Frame 1 (no input): blank canvas, image omitted
Frame 60 (the mouse pressed at the canvas centre just before this capture): blank canvas, image omitted
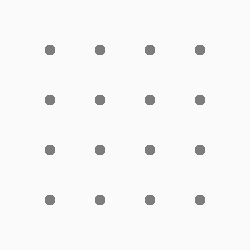
Frame 120 (the mouse held since frame 60 and released just before this capture)

The Processing sketch whose frames 1 and 60 were blank and that drew this single picture after the mouse press (run headless with seeded random() and noise(); from frame 60 on, the mouse is pressed at the canvas centre):

// Processing sketch: processing_86544
// ── processing_86544.pde

void setup ()

{
size(250,250);
background (250);
smooth ();
}
void draw ()
{

noStroke (); 

// première cologne//
//début première salve//

fill (mouseX, mouseX);
ellipse (50, 50, mouseX/12, mouseX/12);
fill (mouseX,mouseX);
ellipse (50,100,mouseX/12,mouseY/12);
fill (mouseX,mouseX);
ellipse (50,150,mouseY/12,mouseY/12);
fill (mouseX,mouseY);
ellipse (50,200,mouseY/12,mouseY/12);

fill (mouseY,mouseX);
ellipse (100,50,mouseX/12,mouseX/12);
fill (mouseY,mouseY);
ellipse (100,100,mouseX/12,mouseX/12);
fill (mouseY, mouseY);
ellipse (100,150,mouseY/12,mouseX/12);
fill (mouseY,mouseY);
ellipse (100,200,mouseY/12,mouseY/12);

fill (mouseX,mouseY);
ellipse (150,50,mouseY/12,mouseY/12);
fill (mouseY,mouseY);
ellipse (150,100,mouseX/12,mouseY/12);
fill (mouseY, mouseX);
ellipse (150,150,mouseY/12,mouseX/12);
fill (mouseY,mouseX);
ellipse (150,200,mouseX/12,mouseY/12);

fill (mouseX,mouseY);
ellipse (200,50,mouseY/12,mouseX/12);
fill (mouseX,mouseY);
ellipse (200,100,mouseX/12,mouseY/12);
fill (mouseX,mouseX);
ellipse (200,150,mouseY/12,mouseX/12);
fill (mouseX,mouseY);
ellipse (200,200,mouseX/12,mouseX/12);
}
